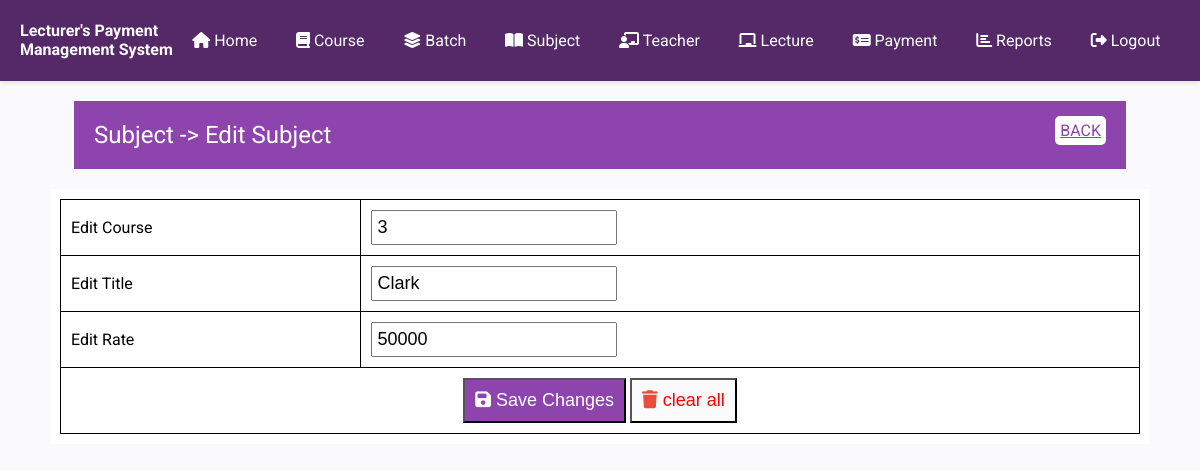
Page /Project/edit_subject.php?subjectid=3 (signed in) on the committed database.
### tables this page shows
CREATE TABLE IF NOT EXISTS `subject` (
  `id` int(11) NOT NULL AUTO_INCREMENT,
  `courseid` int(11) NOT NULL,
  `title` text NOT NULL,
  `rate` int(11) NOT NULL,
  `isdeleted` int(11) NOT NULL DEFAULT '0',
  PRIMARY KEY (`id`)
);

### Project/edit_subject.php (the view, shortened to what this page needs)
<?php
require_once('inc/connection.php');
require_once('inc/header-part.php');
?>
</head>
<body>
    <?php require_once('inc/menu.php');
        extract($_REQUEST);
        $sql="SELECT * FROM `subject` WHERE id=?";
        $cmd=$db->prepare($sql);
        $cmd->bindParam(1,$subjectid);
        $cmd->execute();
        $subject=$cmd->fetch();
        extract($subject);
    ?>
    <div class="heading">
        <div>
            <span>Subject -> Edit Subject</span>
            <span><a href="subject.php">BACK</a></span>
        </div>
    </div>
    <div class="container white-form">
        <form action="Submit/update_subject.php" method="post">
            <table id="input-table">
                <tr>
                <td>Edit Course</td>
                    <td>
                        <input type="text" name="courseid" id="courseid" class="input-box" required value="<?= $courseid ?>"/>
                    </td>
                </tr>
                <tr>
                    <td>Edit Title</td>
                    <td>
                        <input type="text" name="title" id="title" class="input-box" required value="<?= $title ?>"/>
                    </td>
                </tr>
                <tr>
                    <td>Edit Rate</td>
                    <td>
                        <input type="number" name="rate" id="rate" class="input-box" required value="<?= $rate ?>"/>
                    </td>
                </tr>
                <tr>
                    <td colspan="2" align="center">
                        <button type="submit" class="save">
                            <i class="fa fa-save"></i> Save Changes
                        </button>
                        <button type="reset" class="clear">
                            <i class="fa fa-trash"></i> clear all
                        </button>
                    </td>
                </tr>
            </table>
        </form>
    </div>
</body>
<?php
require_once('inc/footer.php');
?>

### Project/style.css (style rules this page uses)
body { font-family: 'Roboto', sans-serif; background-color: #fafafc; margin: 0; padding: 0; }
.container { width: 100%; max-width: 1200px; margin: 0 auto; }
.white-form { background-color: white; width: 90%; padding: 10px; }
#input-table { width: 100%; border-collapse: collapse; }
#input-table>tbody>tr>td { border: 1px solid black !important; padding: 10px; }
.input-box { padding: 5px; font-size: large; }
.save { background-color: #8e44ad; color: white; padding: 10px; font-size: large; }
.clear { background-color:#fafafc; color: red; padding: 10px; font-size: large; }
.fa-trash { color: #e74c3c; }
.heading { width: 86%; margin: auto; background-color: #8e44ad; color: white; margin-bottom: 20px; margin-top: 20px; padding: 10px; }
.heading>div { display: flex; justify-content: space-between; }
.heading>div>span>a { background-color: white; padding: 5px; border-radius: 5px; color: #8e44ad; }
.heading>* { padding: 10px; }
.heading>div>span:first-child { font-size: 1.5rem; }

### rows in the picture
subject: courseid "3", title "Clark", rate "50000"
